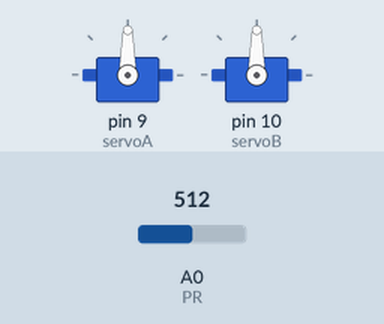
Recording of a sketch running on a simulated Arduino Uno, built with avr-gcc and run on an emulated ATmega328P. Parts: 2 × servo. Inputs (shaded band) come from the test bench; at power-on: A0 (PR) = 512.

Above: at 18.7 s.
18.8 s: A0 (PR) set to 543
20.3 s: A0 (PR) set to 557
At 20.8 s:
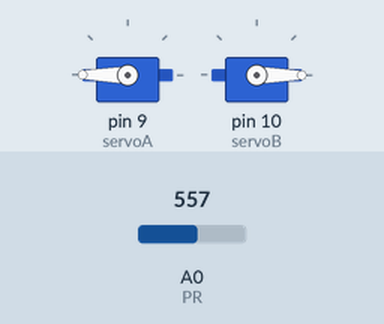
21.8 s: A0 (PR) set to 540
At 23.0 s:
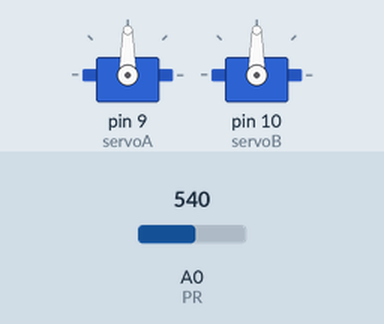
23.3 s: A0 (PR) set to 560
At 24.3 s:
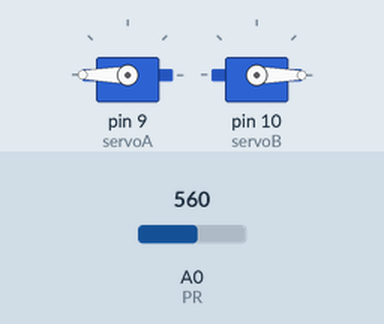
Timing chart, 0 to 25.8 s (numbered marks = the images above; inputs shaded):
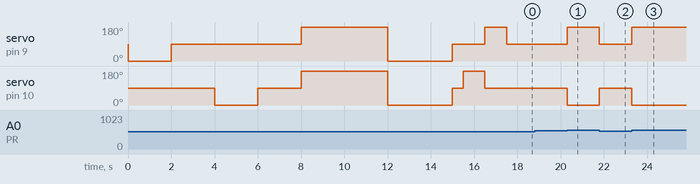

Measured:
- the behaviour switches between 550 and 551 on A0 (PR) (found by bisection; images 0 and 1)
- after the input at 18.8 s, every drawn part: stays the same
- after the input at 20.3 s, servo on pin 9 (servoA): 90° → 180° at once; servo on pin 10 (servoB): 90° → 0° at once
- after the input at 21.8 s, servo on pin 9 (servoA): 180° → 90° at once; servo on pin 10 (servoB): 0° → 90° at once
- after the input at 23.3 s, servo on pin 9 (servoA): 90° → 180° at once; servo on pin 10 (servoB): 90° → 0° at once

The sketch:

Croft_Servo_Lab.ino
```cpp
#include<Servo.h>

int PR = 0;//photo resistor on pin 13
int PRV = 0;
Servo servoA;
Servo servoB;

void setup(){
  servoA.attach(9);
  servoB.attach(10);

  servoA.write(90);//start both of the servos stopped
  servoB.write(90);
  delay(1);

  servoA.write(0);//spins a servo clockwise for 2 sec
  delay(2000);
  servoA.write(90);
  delay(2000);

  servoB.write(0);//spins b servo clockwise for 2 sec
  delay(2000);
  servoB.write(90);
  delay(2000);

  servoA.write(180);//spins a and b counterclockwise for 4 sec
  servoB.write(180);
  delay(4000);

  servoA.write(0);//spins a and b clockwise for 3 sec
  servoB.write(0);
  delay(3000);

  servoA.write(90);//stops both of the servos for 1/2 sec
  servoB.write(90);
  delay(500);

  servoB.write(180);
  delay(1000);
  servoB.write(90);
  delay(1);

  servoA.write(180);
  delay(1000);
  servoA.write(90);
  delay(1);


}

void loop(){
  PRV = analogRead(PR);
  if (analogRead(0) > 550){
    servoA.write(180);
    servoB.write(0);
  }

  if(analogRead(0) < 550){
    servoA.write(90);
    servoB.write(90);
  }
}
```
